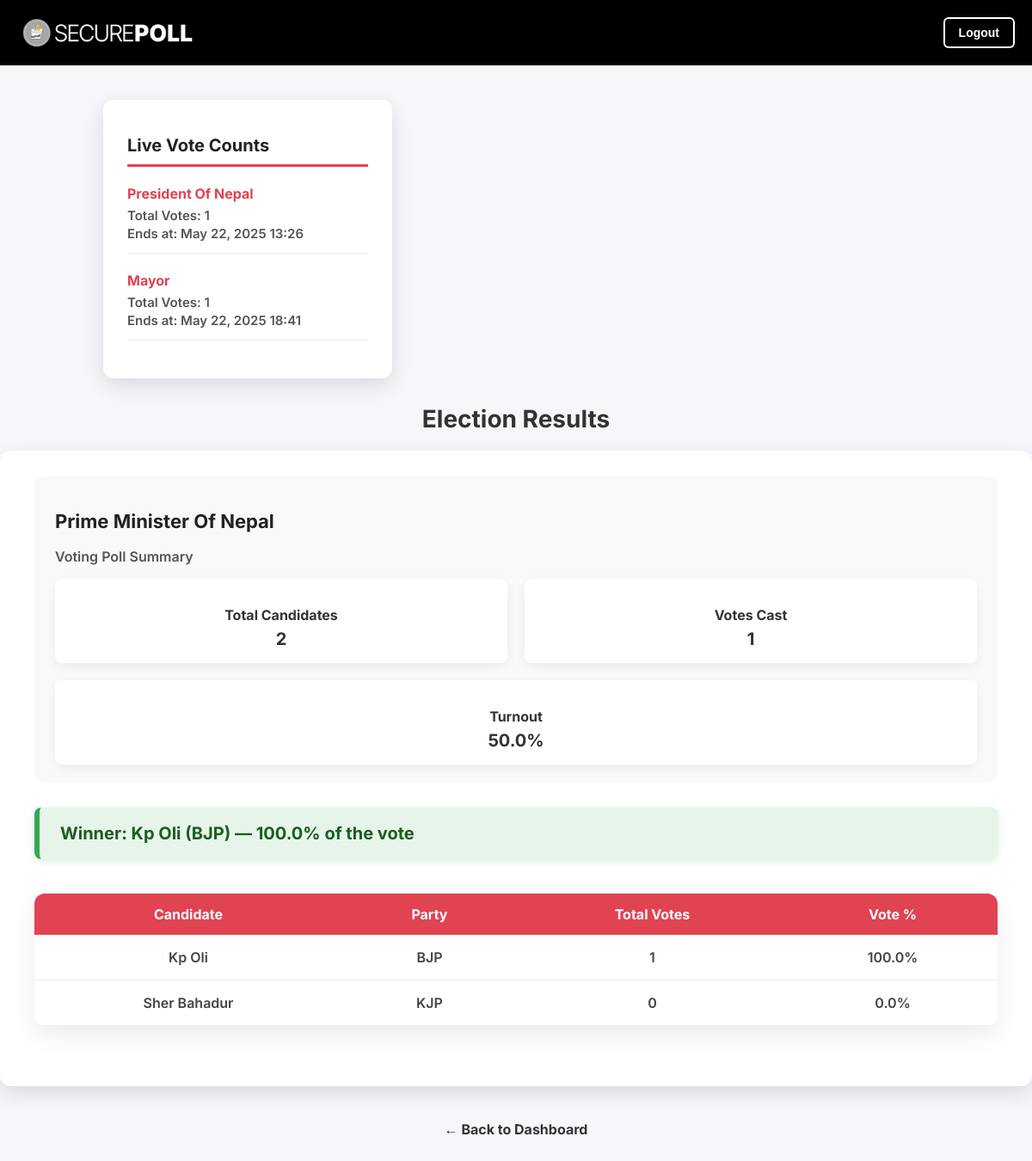
Screenshot of /home/election-results/ (signed in) with the database file from the repository.
### home/models.py (models this page shows, shortened)
class Election(models.Model):
    name = models.CharField(max_length=100)
    description = models.TextField(blank=True)
    start_date = models.DateTimeField()
    end_date = models.DateTimeField()
    candidates = models.ManyToManyField('Candidate', related_name='election')

class Candidate(models.Model):
    full_name = models.CharField(max_length=100)
    party_name = models.CharField(max_length=100)
    profile_picture = models.ImageField(upload_to='candidate_profiles/', null=True, blank=True)
    approved = models.BooleanField(default=False)

### home/views.py (the view)
# urls.py: path('election-results/', views.election_results, name='election_results'),
@login_required
def election_results(request):
    finished_elections = Election.objects.filter(end_date__lt=timezone.now())
    live_elections = Election.objects.filter(start_date__lte=timezone.now(), end_date__gte=timezone.now())
    results = []
    for election in finished_elections:
        candidates_qs = election.candidates.annotate(vote_count=Count('vote')).order_by('-vote_count')
        total_votes = sum(c.vote_count for c in candidates_qs)
        total_candidates = candidates_qs.count()
        turnout_percent = (total_votes / total_candidates) * 100 if total_candidates > 0 else 0
        candidates = []
        for c in candidates_qs:
            vote_percent = (c.vote_count / total_votes) * 100 if total_votes > 0 else 0
            candidates.append({
                'full_name': c.full_name,
                'party_name': c.party_name,
                'vote_count': c.vote_count,
                'vote_percent': round(vote_percent, 1),
            })
        results.append({
            'election': election,
            'candidates': candidates,
            'total_votes': total_votes,
            'total_candidates': total_candidates,
            'turnout_percent': round(turnout_percent, 1),
        })
    live_counts = []
    for election in live_elections:
        total_votes = election.candidates.annotate(vote_count=Count('vote')).aggregate(total=Count('vote'))['total'] or 0
        live_counts.append({
            'name': election.name,
            'total_votes': total_votes,
            'end_date': election.end_date,
        })
    return render(request, 'home/election_results.html', {
        'results': results,
        'live_counts': live_counts,
    })

### home/Templates/home/election_results.html (shortened to what this page needs)
{% load static %}
<!DOCTYPE html>
<html lang="en">
<head>
</head>
<body>
  {% include 'navbar.html' %}
  <div class="page-header">
    <div class="live-vote-counts">
      <h2>Live Vote Counts</h2>
      {% if live_counts %}
        <ul>
          {% for live in live_counts %}
            <li>
              <strong>{{ live.name }}</strong>
              Total Votes: {{ live.total_votes }}<br />
              Ends at: {{ live.end_date|date:"M d, Y H:i" }}
            </li>
          {% endfor %}
        </ul>
      {% else %}
        <p>No live elections currently.</p>
      {% endif %}
    </div>
  </div>
  <div class="container">
    {% if results %}
      <h1 id="title">Election Results</h1>
      {% for result in results %}
        <div class="box">
          <div class="summary">
            <h2>{{ result.election.name }}</h2>
            <h4>Voting Poll Summary</h4>
            <div class="summary-grid">
              <div class="summary-item">
                <h3>Total Candidates</h3>
                <p>{{ result.total_candidates }}</p>
              </div>
              <div class="summary-item">
                <h3>Votes Cast</h3>
                <p>{{ result.total_votes }}</p>
              </div>
              <div class="summary-item">
                <h3>Turnout</h3>
                <p>{{ result.turnout_percent }}%</p>
              </div>
            </div>
          </div>
          {% if result.candidates %}
            <div class="winner-banner">
              <strong>Winner:</strong> {{ result.candidates.0.full_name }} ({{ result.candidates.0.party_name }}) —
              <strong>{{ result.candidates.0.vote_percent }}%</strong> of the vote
            </div>
          {% endif %}
          <table class="results-table">
            <thead>
              <tr>
                <th>Candidate</th>
                <th>Party</th>
                <th>Total Votes</th>
                <th>Vote %</th>
              </tr>
            </thead>
            <tbody>
              {% for candidate in result.candidates %}
                <tr>
                  <td>{{ candidate.full_name }}</td>
                  <td>{{ candidate.party_name }}</td>
                  <td>{{ candidate.vote_count }}</td>
                  <td>{{ candidate.vote_percent }}%</td>
                </tr>
              {% endfor %}
            </tbody>
          </table>
        </div>
      {% endfor %}
    {% else %}
      <p>No finished elections to show results for.</p>
    {% endif %}
  </div>
  <a href="{% url 'landing' %}" class="back-link">← Back to Dashboard</a>
</body>
</html>

### home/Templates/home/election_results.html (style rules this page uses)
body { font-family: 'Inter', sans-serif; margin: 0; padding: 0; background-color: #f5f7fa; color: #333; }
.page-header { max-width: 960px; margin: 40px auto 10px; padding: 0 20px; display: flex; justify-content: space-between; align-items: flex-start; gap: 20px; }
h1#title { margin: 0; padding: 20px; font-weight: 700; font-size: 28px; flex-shrink: 0; text-align: center; }
.box { background-color: #ffffff; border-radius: 12px; padding: 30px 40px; margin-bottom: 30px; box-shadow: 0 8px 24px rgba(0, 0, 0, 0.12); border: none; transition: transform 0.2s ease, box-shadow 0.2s ease; }
.summary { background: #f9f9f9; border-radius: 10px; padding: 20px 24px; margin-bottom: 30px; box-shadow: none; }
.summary h2 { font-size: 22px; font-weight: 700; color: #222; }
.summary h4 { font-weight: 600; color: #555; margin-top: 6px; margin-bottom: 16px; }
.summary-grid { display: flex; flex-wrap: wrap; gap: 20px; margin-top: 10px; }
.summary-item { background-color: #ffffff; box-shadow: 0 4px 12px rgba(0,0,0,0.06); padding: 16px; border-radius: 8px; transition: background-color 0.3s ease; cursor: default; flex: 1 1 30%; text-align: center; }
.summary-item h3 { font-size: 16px; margin-bottom: 6px; }
.summary-item p { font-size: 20px; font-weight: 700; margin: 0; }
.results-table { width: 100%; border-collapse: collapse; border-radius: 12px; box-shadow: 0 10px 28px rgba(0,0,0,0.08); overflow: hidden; background: white; margin-bottom: 40px; }
.results-table th { background-color: #e04352; color: white; font-weight: 700; padding: 14px 20px; }
.results-table td { padding: 16px 20px; color: #444; font-weight: 600; text-align: center; border-bottom: 1px solid #eee; }
.winner-banner { background-color: #e6f4ea; border-left: 6px solid #34a853; color: #1b5e20; font-weight: 700; font-size: 20px; padding: 18px 24px; margin-bottom: 40px; border-radius: 8px; box-shadow: 0 2px 8px rgba(52, 168, 83, 0.2); }
.live-vote-counts { background: #ffffff; padding: 24px 28px; border-radius: 12px; box-shadow: 0 8px 24px rgba(0,0,0,0.12); width: 280px; font-size: 15px; color: #333; transition: box-shadow 0.2s ease; flex-shrink: 0; }
.live-vote-counts h2 { border-bottom: 3px solid #e04352; padding-bottom: 10px; margin-bottom: 20px; font-size: 20px; font-weight: 700; color: #222; }
.live-vote-counts ul { list-style: none; padding-left: 0; margin: 0; }
.live-vote-counts ul li { margin-bottom: 20px; padding-bottom: 12px; border-bottom: 1px solid #eee; font-weight: 600; line-height: 1.4; color: #555; cursor: default; }
.live-vote-counts ul li strong { color: #e04352; font-weight: 700; font-size: 16px; display: block; margin-bottom: 4px; }
.back-link { text-align: center; display: block; margin: 40px auto; font-weight: bold; text-decoration: none; color: #333; }

### rows the page displays
Election: name "President Of Nepal", end_date "May 22, 2025 13:26"
Election: name "Mayor", end_date "May 22, 2025 18:41"
Election: election.name "Prime Minister Of Nepal", total_candidates "2", total_votes "1", turnout_percent "50.0", candidates.0.full_name "Kp Oli", candidates.0.party_name "BJP", candidates.0.vote_percent "100.0", vote_count "1" "0", vote_percent "100.0" "0.0"
Candidate: full_name "Kp Oli", party_name "BJP"
Candidate: full_name "Sher Bahadur", party_name "KJP"

### other values shown
{{ live.total_votes }} "1" "1"
